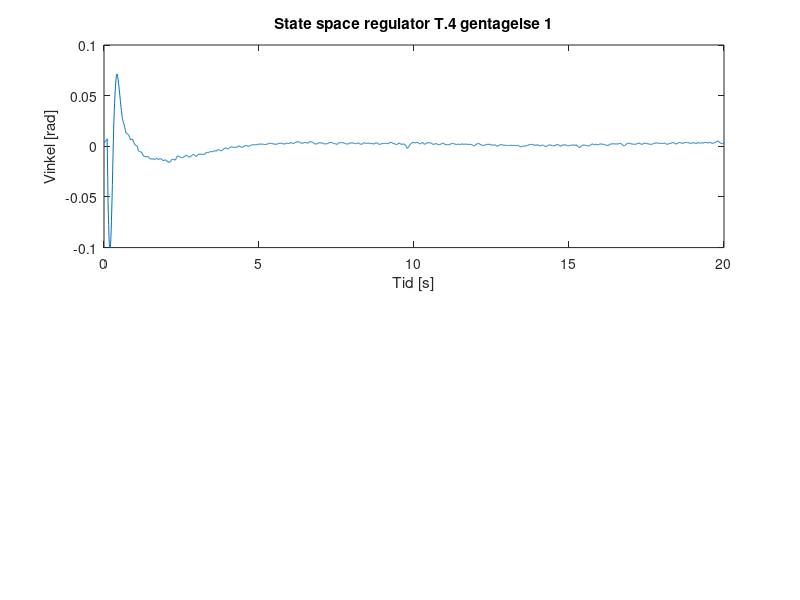

Reproduce this figure in MATLAB. (Note: this script raises an error after producing the figure.)
%Der er 10 ms mellem hver sampling
clc
clear all
close all

load('dataState.mat');


realdata=dataState(:,1);
stroem=dataState(:,2);
startPin=dataState(:,3);

plot(realdata)
%hold on
%plot(startPin-2)

%%





n=2000;
for i = 1:n
    tid(i) = 0.01 * i;
end
%32986
start=[308;2534;32986;13086;18463;21228;24512;27050;30031;35994]
%start(1)=1144
%for i=2:10
%    start(i)=start(i-1)+2050;
%end

for i = 1:10
    data(:,i)=realdata(start(i):start(i)+(n-1));
    dataStroem(:,i)=stroem(start(i):start(i)+(n-1));
end

n=length(data)

for i = 1:10
    dataFilt(1,i) = data(1,i);
    dataFilt(2,i) = (data(1,i) + data(2,i))/2;
    dataFiltStroem(1,i) = dataStroem(1,i);
    dataFiltStroem(2,i) = (dataStroem(1,i) + dataStroem(2,i))/2;
end

for i = 1:10
    for ii=1:n-2
        dataFilt(ii+2,i)=(data(ii,i)+data(ii+1,i)+data(ii+2,i))/3;
        dataFiltStroem(ii+2,i)=(dataStroem(ii,i)+dataStroem(ii+1,i)+dataStroem(ii+2,i))/3;        
    end
end


temp = [0;0;0;0;0;0;0;0;0;0];

for i=1:10
    for ii=1001:n
        temp(i) = temp(i) + dataFilt(ii,i);
    end
end


offset = temp/(n-1000);




offset(1) = offset(1)-0.002;


for i = 1:10
    dataFilt(:,i) = dataFilt(:,i)-offset(i);
end

addMarkX = [0;0;0;0;0;0;0;0;0;0];
addMarkY = [0;0;0;0;0;0;0;0;0;0];

for i = 1:10
    for ii=1:(n-1)
        if abs(dataFilt(ii,i)) > 0.0175
            if abs(max(dataFilt(ii+1:n,i)))<=0.0175
                addMarkX(i) = ii+1;
                addMarkY(i) = dataFilt(ii+1,i);
            elseif abs(min(dataFilt(ii+1:n,i)))<=0.0175
                addMarkX(i) = ii+1;
                addMarkY(i) = dataFilt(ii+1,i);
            end
        end
    end
end

addMarkX = addMarkX * 0.01;

for i=1:10
    figure(i);
    subplot(2,1,1);
    plotVar = plot(tid,dataFilt(:,i));
    a=sprintf('State space regulator T.4 gentagelse %d',i);
    title(a)
    ylabel("Vinkel [rad]");
    xlabel("Tid [s]");
    yline(0.0175);
    yline(-0.0175);
    datatip(plotVar,addMarkX(i),addMarkY(i));
    subplot(2,1,2);
    plot(tid,dataFiltStroem(:,i));
    a=sprintf('Strøminput ved state space regulator T.4 gentagelse %d',i);
    title(a)
    ylabel("Strøm [A]");
    xlabel("Tid [s]");
end



